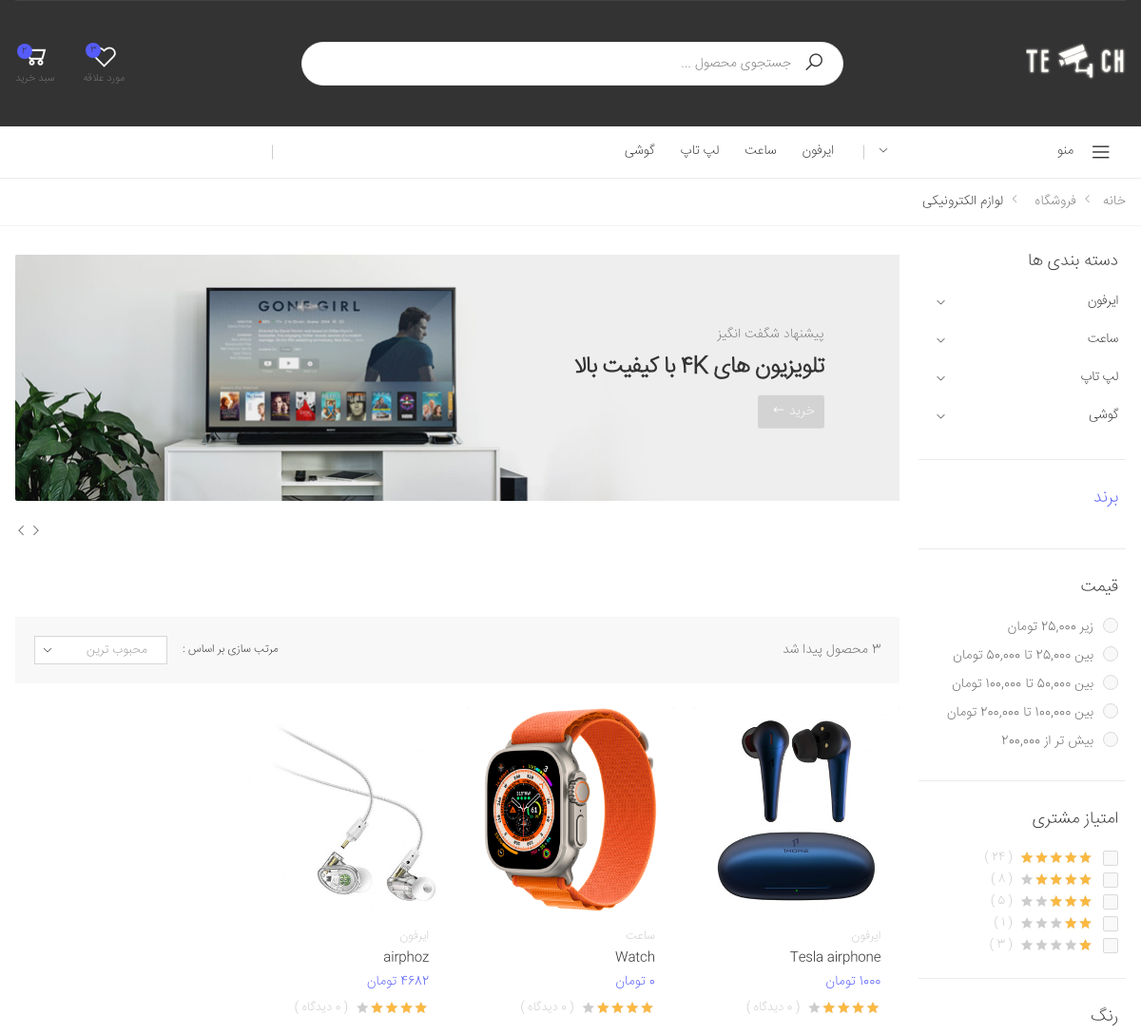
Before: /showWishList/ (signed in, upper part) with the older database file.
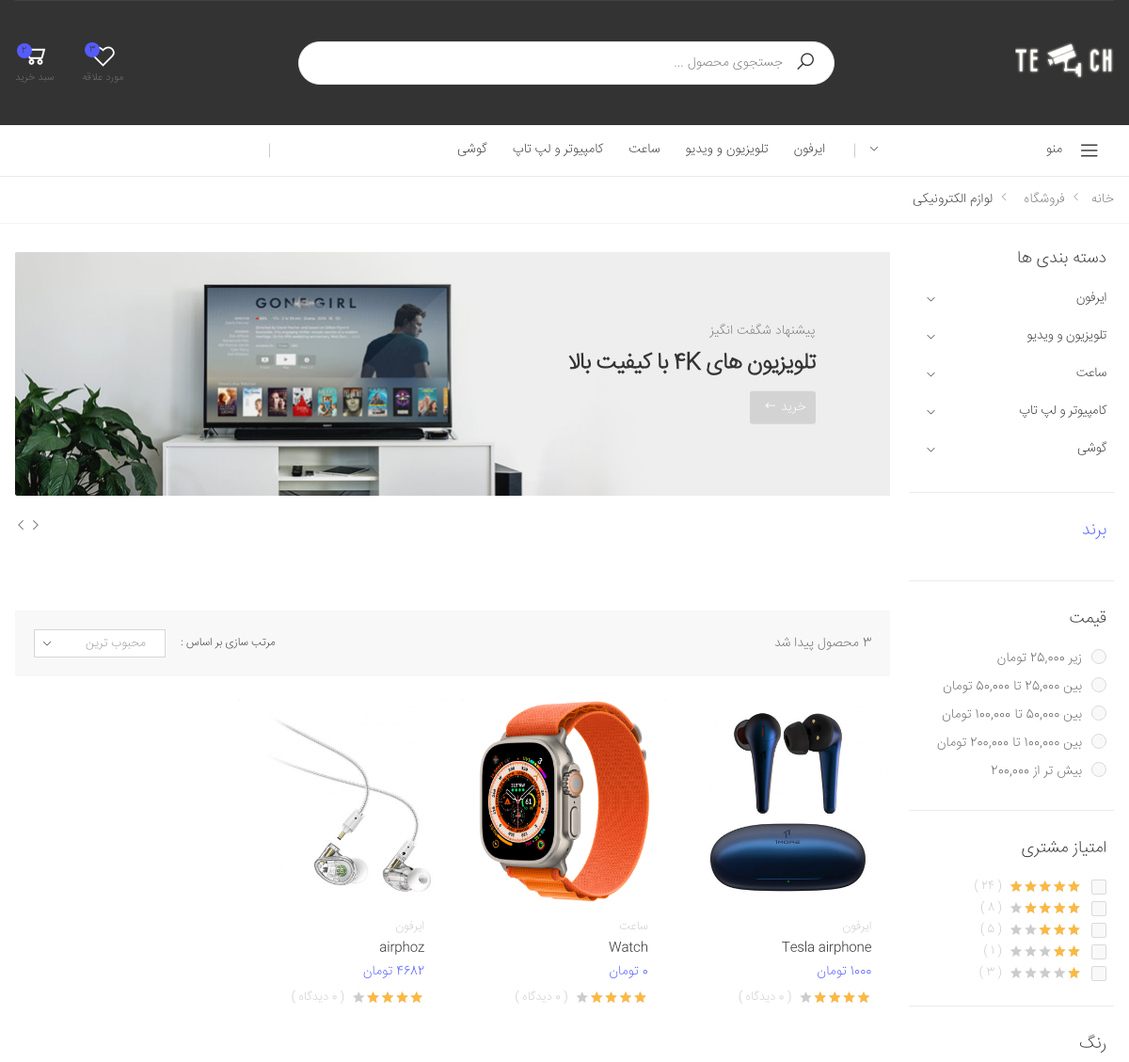
After: the same page with the newer database file.
### stuff/models.py (models this page shows, shortened)
class Category(models.Model):
    sub_category = models.ForeignKey('self',on_delete=models.CASCADE, related_name='scategory',null=True,blank=True)
    is_sub = models.BooleanField(default=False)
    name = models.CharField(max_length=200)
    slug = models.SlugField(max_length=200,unique=True)
    class Meta:
        ordering = ('name',)
        verbose_name = 'category'
        verbose_name_plural = 'categories'
    def get_absolute_url(self):
        return reverse('stuff:category_detail',args=[self.id])

class Product(models.Model):
    category = models.ManyToManyField(Category,related_name='products')
    name = models.CharField(max_length=200)
    slug = models.SlugField(max_length=200,unique=True)
    image = models.ImageField(upload_to='web_shop/products/%Y/%m/%d/')
    image2 = models.ImageField(upload_to='web_shop/products/%Y/%m/%d/')
    image3 = models.ImageField(upload_to='web_shop/products/%Y/%m/%d/')
    description = models.TextField()
    price = models.IntegerField()
    available = models.BooleanField(default=True)
    created = models.DateField(auto_now_add=True)
    updated = models.DateField(auto_now=True)
    discount = models.IntegerField(default=0)
    discounted = models.BooleanField(default=False)
    class Meta:
        ordering = ('name',)
    def get_absolute_url(self):
        return reverse('stuff:product_detail',args=[self.slug,self.id])
    @property
    def discounted_price(self):
        return int(((self.price)*(100-self.discount))/100)

### stuff/views.py (the view)
# urls.py: path('showWishList/',showWishList,name='showWishList'),
def showWishList(request):
    allCategories = Category.objects.filter(is_sub=False)
    products = request.user.wishlist.all()
    brands = Brand.objects.all()
    wishlistAmount = 0
    if(request.user.is_authenticated):
        wishlistAmount = request.user.wishlist.all().count()
    return render(request,'stuff/bonePage.html',{'products': products,'allCategories': allCategories,'brands':brands,'wishlistAmount':wishlistAmount})

### stuff/templates/stuff/bonePage.html (shortened to what this page needs)
{% extends 'facades/base.html' %}
{% load static %}
{% block css %}{% include 'facades/parts/css.html' %}
<link rel="stylesheet" href="{% static 'facades/css/demos/demo-13.css' %}">
{% endblock %}
{% block main %}
      <nav aria-label="breadcrumb" class="breadcrumb-nav mb-3">
          <div class="container">
              <ol class="breadcrumb">
                  <li class="breadcrumb-item"><a href="index-1.html">خانه</a></li>
                  <li class="breadcrumb-item"><a href="#">فروشگاه</a></li>
                  <li class="breadcrumb-item active" aria-current="page">لوازم الکترونیکی</li>
              </ol>
          </div>
      </nav>
      <div class="page-content">
          <div class="container">
              <div class="row">
                  <div class="col-lg-9 col-xl-4-5col">
                      {% include 'stuff/parts/coverScroll.html' %}
                      {% include 'stuff/parts/stuffs.html' %}
                  </div>
                  {% include 'stuff/parts/rightbar.html' %}
              </div>
          </div>
      </div>
{% endblock %}

### facades/templates/facades/parts/black_header.html (shortened to what this page needs)
{% load static %}
<header class="header header-intro-clearance header-3">
    <div class="header-middle">
        <div class="container">
            <div class="header-left">
                <a href="{% url 'facades:home' %}" class="logo">
                    <img src="{% static 'facades/images/dorbin.png' %}" alt="Molla Logo" width="105" height="25">
                </a>
            </div>
            <div class="header-center">
                <div class="header-search header-search-extended header-search-visible d-none d-lg-block">
                    <form action="#" method="get">
                        <div class="header-search-wrapper search-wrapper-wide">
                            <button class="btn btn-primary" type="submit"><i class="icon-search"></i></button>
                            <input type="search" class="form-control" name="q" id="q"
                                placeholder="جستجوی محصول ..." required>
                        </div>
                    </form>
                </div>
            </div>
            <div class="header-right">
              {% if request.user.is_authenticated %}
              <div class="wishlist">
                            <a href="{% url 'stuff:showWishList' %}" title="لیست محصولات مورد علاقه شما">
                                <div class="icon">
                                    <i class="icon-heart-o"></i>
                                    <span class="wishlist-count badge">{{wishlistAmount}}</span>
                                </div>
                                <p>مورد علاقه</p>
                            </a>
                  </div>
                <div class="dropdown cart-dropdown">
                    <a href="#" class="dropdown-toggle" role="button" data-toggle="dropdown"
                        aria-haspopup="true" aria-expanded="false" data-display="static">
                        <div class="icon">
                            <i class="icon-shopping-cart"></i>
                            <span class="cart-count">2</span>
                        </div>
                        <p>سبد خرید</p>
                    </a>
                </div>
                {% endif %}
            </div>
        </div>
    </div>
    <div class="header-bottom sticky-header">
        <div class="container">
            <div class="header-left">
                <div class="dropdown category-dropdown">
                    <a href="#" class="dropdown-toggle" role="button" data-toggle="dropdown"
                        aria-haspopup="true" aria-expanded="false" data-display="static"
                        title="دسته بندی فروشگاه">
                        منو <i class="icon-angle-down"></i>
                    </a>
                </div>
            </div>
            <div class="header-center">
                <nav class="main-nav">
                    <ul class="menu sf-arrows">
                        {% for cat in allCategories %}
                        <li>
                            <a href="{{cat.get_absolute_url}}">{{cat.name}}</a>
                        </li>
                        {% endfor %}
                    </ul>
                </nav>
            </div>
            <div class="header-right">
            </div>
        </div>
    </div>
</header>

### stuff/templates/stuff/parts/stuffs.html (shortened to what this page needs)
<div class="toolbox">
    <div class="toolbox-left">
        <div class="toolbox-info">
            {{products.count}} محصول پیدا شد
        </div>
    </div>
    <div class="toolbox-right">
        <div class="toolbox-sort">
            <label for="sortby">مرتب سازی بر اساس : </label>
            <div class="select-custom">
                <select name="sortby" id="sortby" class="form-control">
                    <option  value="popularity" selected="selected">محبوب ترین</option>
                </select>
            </div>
        </div>
    </div>
</div>
<div class="products mb-3">
    <div class="row">
        {% for product in products %}
        <div class="col-6 col-md-4 col-xl-3">
            <div class="product">
              <figure class="product-media">
                  <a href="{{product.get_absolute_url}}">
                      <img src="{{product.image.url}}"
                          alt="تصویر محصول" class="product-image">
                  </a>
                </figure>
                <div class="product-body">
                    <div class="product-cat">
                        {% for cat in product.category.all %}
                        <a href="{{cat.url}}">{{cat.name}} </a>
                        {% endfor %}
                    </div>
                    <h3 class="product-title"><a href="product.html">{{product.name}}</a>
                    </h3>
                    <div class="product-price">
                        {{product.discounted_price}} تومان
                    </div>
                    <div class="ratings-container">
                        <div class="ratings">
                            <div class="ratings-val" style="width: 80%;"></div>
                        </div>
                        <span class="ratings-text">( {{product.comments.count}} دیدگاه )</span>
                    </div>
                </div>
            </div>
        </div>
        {% endfor %}
    </div>
</div>

### stuff/templates/stuff/parts/rightBar.html (shortened to what this page needs)
{% load static %}
<aside class="col-lg-3 col-xl-5col order-lg-first">
    <div class="sidebar sidebar-shop">
        <div class="widget widget-categories">
            <h3 class="widget-title">دسته بندی ها</h3>
            <div class="widget-body">
                <div class="accordion" id="widget-cat-acc">
                    {% for category in allCategories %}
                    {% if not category.sub %}
                    <div class="acc-item">
                        <h5>
                            <a class="collapsed" role="button" data-toggle="collapse"
                                href="#collapse-{{category.id}}" aria-expanded="false"
                                aria-controls="collapse-{{category.id}}">
                                {{category.name}}
                            </a>
                        </h5>
                    </div>
                    {% endif %}
                    {% endfor %}
                </div>
            </div>
        </div>
        <div class="widget">
            <h3 class="widget-title">
                <a data-toggle="collapse" href="#widget-4" role="button" aria-expanded="true"
                    aria-controls="widget-4">
                    برند
                </a>
            </h3>
        </div>
        <div class="widget">
            <h3 class="widget-title">قیمت</h3>
            <div class="widget-body">
                <div class="filter-items">
                    <div class="filter-item">
                        <div class="custom-control custom-radio">
                            <label class="custom-control-label" for="price-1">زیر 25,000
                                تومان</label>
                        </div>
                    </div>
                    <div class="filter-item">
                        <div class="custom-control custom-radio">
                            <label class="custom-control-label" for="price-2">بین 25,000 تا
                                50,000 تومان</label>
                        </div>
                    </div>
                    <div class="filter-item">
                        <div class="custom-control custom-radio">
                            <label class="custom-control-label" for="price-3">بین 50,000 تا
                                100,000 تومان</label>
                        </div>
                    </div>
                    <div class="filter-item">
                        <div class="custom-control custom-radio">
                            <label class="custom-control-label" for="price-4">بین 100,000 تا
                                200,000 تومان</label>
                        </div>
                    </div>
                    <div class="filter-item">
                        <div class="custom-control custom-radio">
                            <label class="custom-control-label" for="price-5">بیش تر از
                                200,000</label>
                        </div>
                    </div>
                </div>
            </div>
        </div>
        <div class="widget">
            <h3 class="widget-title">امتیاز مشتری</h3>
            <div class="widget-body">
                <div class="filter-items">
                    <div class="filter-item">
                        <div class="custom-control custom-checkbox">
                            <label class="custom-control-label" for="cus-rating-1">
                                <span class="ratings-container">
                                    <span class="ratings">
                                        <span class="ratings-val" style="width: 100%;"></span>
                                    </span>
                                    <span class="ratings-text">( 24 )</span>
                                </span>
                            </label>
                        </div>
                    </div>
                    <div class="filter-item">
                        <div class="custom-control custom-checkbox">
                            <label class="custom-control-label" for="cus-rating-2">
                                <span class="ratings-container">
                                    <span class="ratings">
                                        <span class="ratings-val" style="width: 80%;"></span>
                                    </span>
                                    <span class="ratings-text">( 8 )</span>
                                </span>
                            </label>
                        </div>
                    </div>
                    <div class="filter-item">
                        <div class="custom-control custom-checkbox">
                            <label class="custom-control-label" for="cus-rating-3">
                                <span class="ratings-container">
                                    <span class="ratings">
                                        <span class="ratings-val" style="width: 60%;"></span>
                                    </span>
                                    <span class="ratings-text">( 5 )</span>
                                </span>
                            </label>
                        </div>
                    </div>
                    <div class="filter-item">
                        <div class="custom-control custom-checkbox">
                            <label class="custom-control-label" for="cus-rating-4">
                                <span class="ratings-container">
                                    <span class="ratings">
                                        <span class="ratings-val" style="width: 40%;"></span>
                                    </span>
                                    <span class="ratings-text">( 1 )</span>
                                </span>
                            </label>
                        </div>
                    </div>
                    <div class="filter-item">
                        <div class="custom-control custom-checkbox">
                            <label class="custom-control-label" for="cus-rating-5">
                                <span class="ratings-container">
                                    <span class="ratings">
                                        <span class="ratings-val" style="width: 20%;"></span>
                                    </span>
                                    <span class="ratings-text">( 3 )</span>
                                </span>
                            </label>
                        </div>
                    </div>
                </div>
            </div>
        </div>
        <div class="widget">
            <h3 class="widget-title">رنگ</h3>
        </div>
    </div>
</aside>

Changed rows visible on the page:
added Category: name "تلویزیون و ویدیو"
changed Category: name "لپ تاپ" → "کامپیوتر و لپ تاپ"
